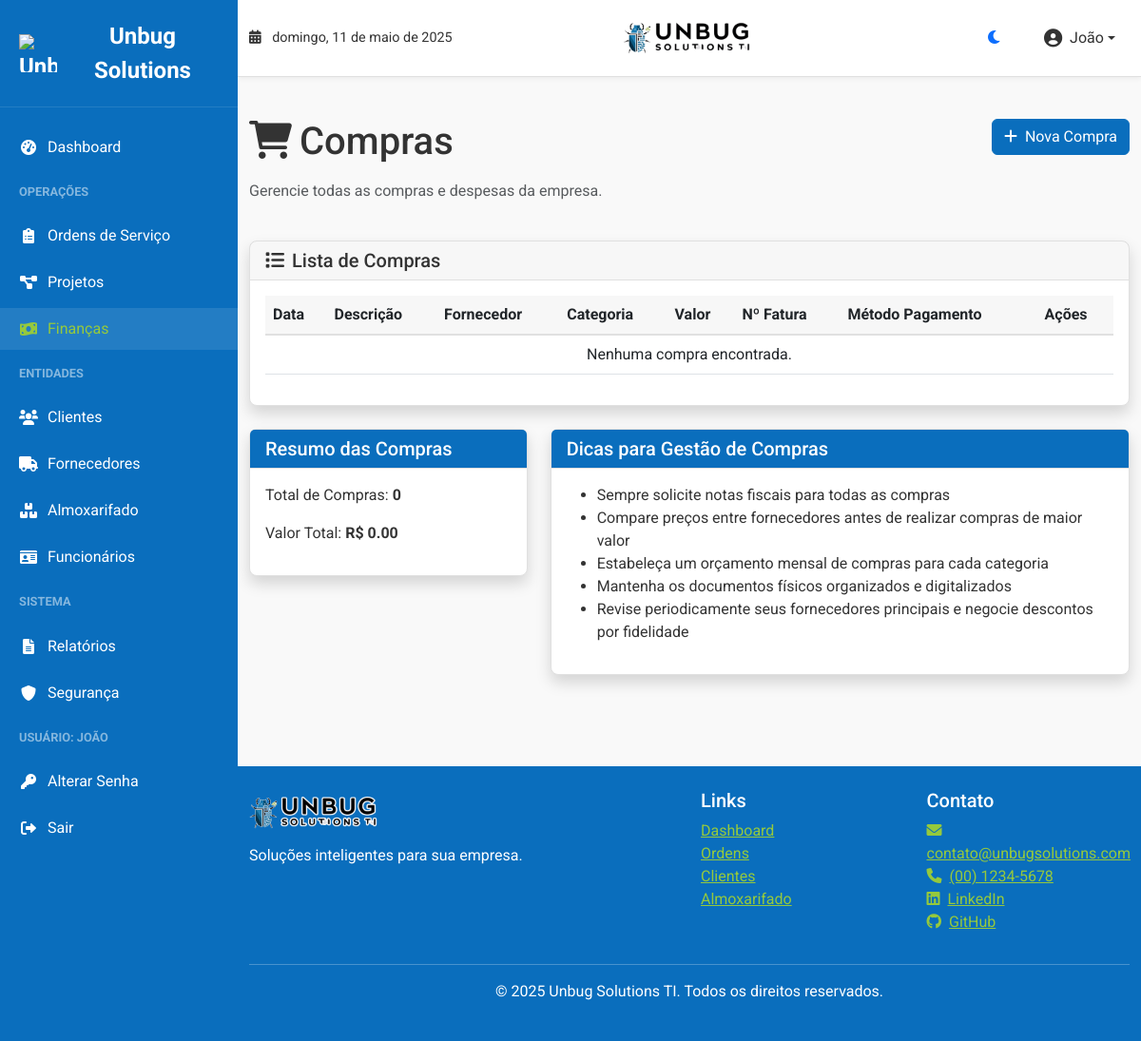
The app's page /finance/purchases (signed in), older data.
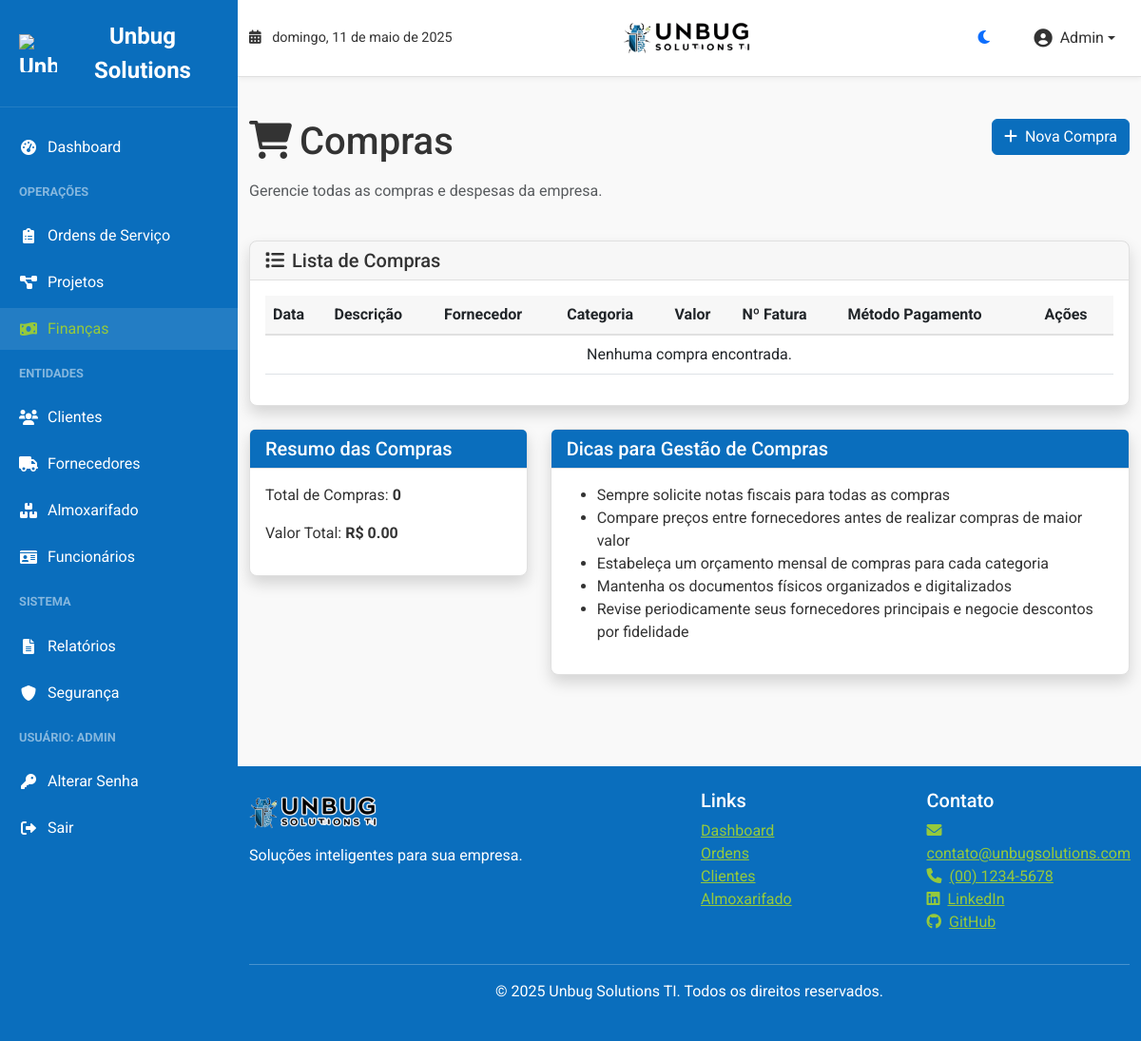
The same page, newer data.
### models.py (models this page shows, shortened)
class Employee(db.Model):
    id = db.Column(db.Integer, primary_key=True)
    first_name = db.Column(db.String(50), nullable=False)
    last_name = db.Column(db.String(50), nullable=False)
    position = db.Column(db.String(100))
    department = db.Column(db.String(100))
    phone = db.Column(db.String(20))
    hire_date = db.Column(db.Date, default=datetime.utcnow)
    active = db.Column(db.Boolean, default=True)
    created_at = db.Column(db.DateTime, default=datetime.utcnow)
    updated_at = db.Column(db.DateTime, default=datetime.utcnow, onupdate=datetime.utcnow)
    user_id = db.Column(db.Integer, ForeignKey('user.id'))
    user = relationship("User", back_populates="employee")
    service_orders = relationship("ServiceOrder", back_populates="employee")
    projects = relationship("Project", back_populates="manager")

### blueprints/finance.py (the view)
@finance_bp.route('/purchases')
def purchases():
    expenses = FinancialEntry.query.filter_by(type='expense').order_by(FinancialEntry.date.desc()).all()
    return render_template('finance/purchases.html', expenses=expenses)

### blueprints/finance.py (called while the page is built)
@finance_bp.before_request
@login_required
def check_finance_access():
    if not current_user.has_finance_access():
        flash('Você não tem permissão para acessar o módulo financeiro.', 'danger')
        return redirect(url_for('dashboard.index'))

### models.py (called while the page is built)
    @property
    def is_active(self):
        return self._is_active

    def is_management(self):
        return self.role == 'management' or self.role == 'admin'

    def has_security_access(self):
        return self.role == 'admin'

    def has_finance_access(self):
        return self.role in ['admin', 'management']

    def get_role_display(self):
        role_names = {
            'admin': 'Administrador',
            'management': 'Gerência',
            'employee': 'Funcionário'
        }
        return role_names.get(self.role, self.role)

### templates/finance/purchases.html (shortened to what the changed rows need)
{% extends 'base.html' %}
{% block content %}
<div class="row mb-4">
    <div class="col-md-8">
        <h1 class="mb-3"><i class="fas fa-shopping-cart me-2"></i>Compras</h1>
    </div>
</div>
<div class="card shadow">
    <div class="card-body">
        <div class="table-responsive">
            <table class="table table-hover">
                <thead>
                    <tr>
                        <th>Data</th>
                        <th>Descrição</th>
                        <th>Fornecedor</th>
                        <th>Categoria</th>
                        <th>Valor</th>
                        <th>Nº Fatura</th>
                        <th>Método Pagamento</th>
                        <th>Ações</th>
                    </tr>
                </thead>
            </table>
        </div>
    </div>
</div>
                {% set total = namespace(value=0) %}
                {% set counts = namespace(items=0) %}
                {% for expense in expenses %}
                    {% set total.value = total.value + expense.amount %}
                    {% set counts.items = counts.items + 1 %}
                {% endfor %}
{% endblock %}

### templates/base.html (shortened to what the changed rows need)
<!DOCTYPE html>
<html lang="pt-br">
<head>
    <link href="https://cdn.jsdelivr.net/npm/bootstrap@5.3.0-alpha1/dist/css/bootstrap.min.css" rel="stylesheet">
    <link rel="stylesheet" href="https://cdnjs.cloudflare.com/ajax/libs/font-awesome/6.0.0/css/all.min.css">
    <link rel="stylesheet" href="{{ url_for('static', filename='css/style.css') }}">
</head>
<body class="light-theme">
    {% if current_user.is_authenticated %}
    <div id="sidebar" class="sidebar">
        <div class="sidebar-header">
            <div class="sidebar-brand">
                <img src="{{ url_for('static', filename='img/unbug_symbol.png') }}" alt="Unbug Solutions TI Logo" class="logo-icon">
                <span>Unbug Solutions</span>
            </div>
        </div>
        <ul class="sidebar-nav">
            <li class="nav-item">
                <a href="{{ url_for('dashboard.index') }}" class="{% if request.path.startswith('/dashboard') %}active{% endif %}">
                    <i class="fas fa-tachometer-alt"></i> Dashboard
                </a>
            </li>
            <li class="nav-item-header">Operações</li>
            <li class="nav-item">
                <a href="{{ url_for('orders.index') }}" class="{% if request.path == url_for('orders.index') %}active{% endif %}">
                    <i class="fas fa-clipboard-list"></i> Ordens de Serviço
                </a>
            </li>
            <li class="nav-item">
                <a href="{{ url_for('orders.projects') }}" class="{% if request.path == url_for('orders.projects') %}active{% endif %}">
                    <i class="fas fa-project-diagram"></i> Projetos
                </a>
            </li>
            {% if current_user.has_finance_access() %}
            <li class="nav-item">
                <a href="{{ url_for('finance.index') }}" class="{% if request.path.startswith('/finance') %}active{% endif %}">
                    <i class="fas fa-money-bill-wave"></i> Finanças
                </a>
            </li>
            {% endif %}
            <li class="nav-item-header">Entidades</li>
            <li class="nav-item">
                <a href="{{ url_for('clients.index') }}" class="{% if request.path.startswith('/clients') %}active{% endif %}">
                    <i class="fas fa-users"></i> Clientes
                </a>
            </li>
            <li class="nav-item">
                <a href="{{ url_for('clients.suppliers') }}" class="{% if request.path == url_for('clients.suppliers') %}active{% endif %}">
                    <i class="fas fa-truck"></i> Fornecedores
                </a>
            </li>
            <li class="nav-item">
                <a href="{{ url_for('stock.index') }}" class="{% if request.path.startswith('/stock') %}active{% endif %}">
                    <i class="fas fa-boxes"></i> Almoxarifado
                </a>
            </li>
            <li class="nav-item">
                <a href="{{ url_for('employees.index') }}" class="{% if request.path.startswith('/employees') %}active{% endif %}">
                    <i class="fas fa-id-card"></i> Funcionários
                </a>
            </li>
            {% if current_user.has_security_access() %}
            <li class="nav-item-header">Sistema</li>
            {% if current_user.is_management() %}
            <li class="nav-item">
                <a href="{{ url_for('reports.index') }}" class="{% if request.path.startswith('/reports') %}active{% endif %}">
                    <i class="fas fa-file-alt"></i> Relatórios
                </a>
            </li>
            {% endif %}
            <li class="nav-item">
                <a href="{{ url_for('security.index') }}" class="{% if request.path.startswith('/security') %}active{% endif %}">
                    <i class="fas fa-shield-alt"></i> Segurança
                </a>
            </li>
            {% endif %}
            <li class="nav-item-header">Usuário: {{ current_user.employee.first_name if current_user.employee else current_user.username }}</li>
            <li class="nav-item">
                <a href="{{ url_for('auth.change_password') }}">
                    <i class="fas fa-key"></i> Alterar Senha
                </a>
            </li>
            <li class="nav-item">
                <a href="{{ url_for('auth.logout') }}">
                    <i class="fas fa-sign-out-alt"></i> Sair
                </a>
            </li>
        </ul>
    </div>
    {% endif %}
    <div class="main-content">
        <header class="app-header">
            <div class="container-fluid">
                <div class="row align-items-center">
                    <div class="col-md-4">
                        <div class="header-user-menu d-flex justify-content-end align-items-center">
                            <div class="dropdown">
                                <button class="header-user-button dropdown-toggle" type="button" id="userMenuDropdown" data-bs-toggle="dropdown" aria-expanded="false">
                                    <i class="fas fa-user-circle me-2"></i>
                                    <span class="d-none d-sm-inline">{{ current_user.employee.first_name if current_user.employee else current_user.username }}</span>
                                </button>
                            </div>
                        </div>
                    </div>
                </div>
            </div>
        </header>
        <main class="container py-4">
            {% block content %}{% endblock %}
        </main>
    </div>
</body>
</html>

Row changes from the older to the newer data that the page shows:
changed Employee: employee "JOÃO" → "ADMIN"; employee "João" → "Admin"
